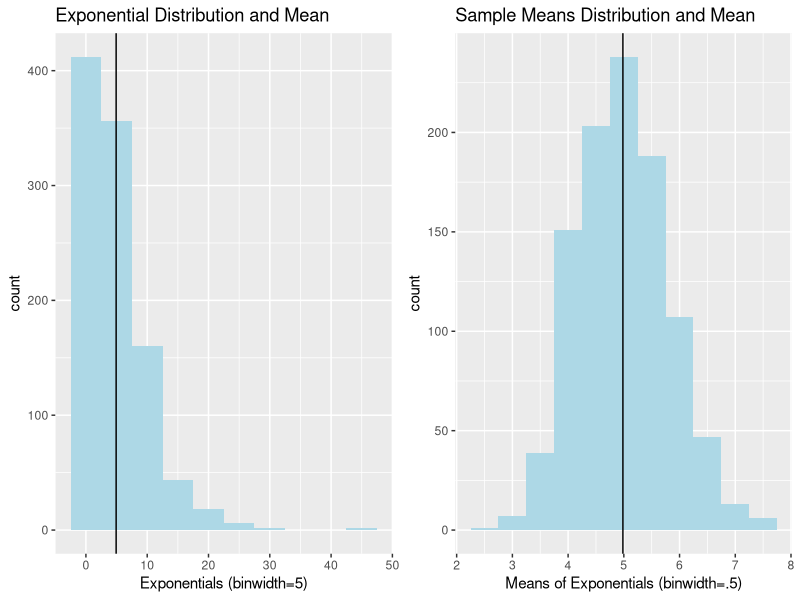
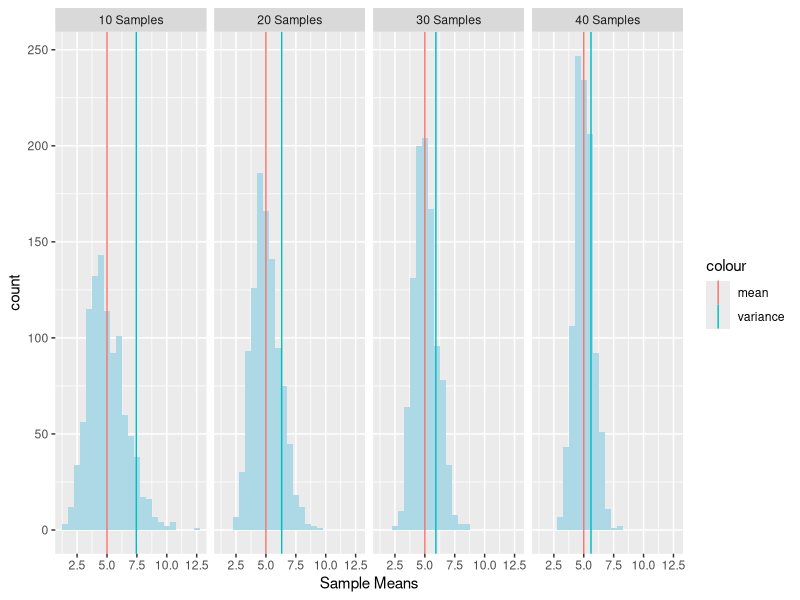
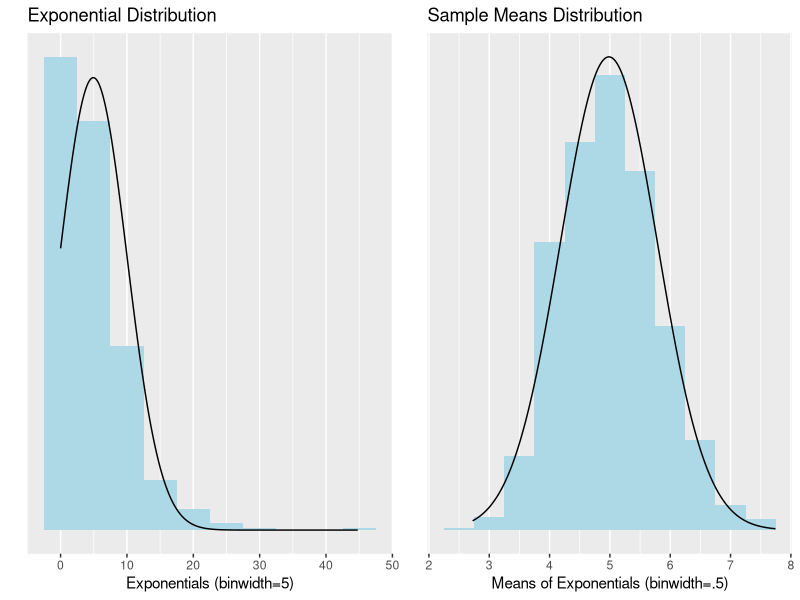

Reproduce these figures in R, in order.
## ---- chunk 1
knitr::opts_chunk$set(echo = TRUE, fig.width=12, fig.height=4)
library(tidyverse)
library(ggplot2)
library(gridExtra)
## ---- chunk 2
pop <- rexp(1000, .2)
## ---- chunk 3
sample.means <- NULL
for(i in 1:1000) sample.means = c(sample.means, mean(rexp(40, .2)))
## ---- chunk 4
cat(paste(" Population (1000) mean = ", mean(pop),"\n",
          "Means of 1000 Samples of 40 = ", mean(sample.means),"\n",
          "Theoretical mean = ", 1/.2))
## ---- chunk 5
p1 <- ggplot(as.data.frame(pop), aes(pop)) + 
  geom_histogram(binwidth = 5, fill="lightblue") +
  xlab("Exponentials (binwidth=5)") +
  ggtitle("Exponential Distribution and Mean") +
  geom_vline(xintercept = mean(pop))

p2 <- ggplot(as.data.frame(sample.means), aes(sample.means)) + 
  geom_histogram(binwidth = .5, fill="lightblue") +
  xlab("Means of Exponentials (binwidth=.5)") +
  ggtitle("Sample Means Distribution and Mean") +
  geom_vline(xintercept = mean(sample.means))

grid.arrange(p1, p2, ncol=2)
## ---- chunk 6
sample.means2 <- NULL
c(for(i in 1:1000) sample.means2 = c(sample.means2, mean(rexp(10, .2))),
  for(i in 1:1000) sample.means2 = c(sample.means2, mean(rexp(20, .2))),
  for(i in 1:1000) sample.means2 = c(sample.means2, mean(rexp(30, .2))),
  for(i in 1:1000) sample.means2 = c(sample.means2, mean(rexp(40, .2))))
## ---- chunk 7
# combine into a data frame for plotting in ggplot2
df.sample.means <- rbind(as.data.frame(cbind(Sample=sample.means2[1:1000], Group="10 Samples")),
                         as.data.frame(cbind(Sample=sample.means2[1001:2000], Group="20 Samples")),
                         as.data.frame(cbind(Sample=sample.means2[2001:3000], Group="30 Samples")),
                         as.data.frame(cbind(Sample=sample.means2[3001:4000], Group="40 Samples")))

df.intercepts <- as.data.frame(cbind(Variance= c(var(sample.means2[1:1000]),
                                                var(sample.means2[1001:2000]),
                                                var(sample.means2[2001:3000]),
                                                var(sample.means2[3001:4000])),
                               Group=c("10 Samples", "20 Samples", "30 Samples", "40 Samples")))

cat(paste(" 10 Samples Variance: ",
      df.intercepts[1,1], "\n",
      "20 Samples Variance: ",
      df.intercepts[2,1], "\n",
      "30 Samples Variance: ",
      df.intercepts[3,1], "\n",
      "40 Samples Variance: ",
      df.intercepts[4,1]))

ggplot(df.sample.means, aes(x=as.numeric(as.character(Sample)))) + 
  geom_histogram(binwidth = .5, fill="lightblue") +
  geom_vline(data = df.intercepts, aes(xintercept = 5+as.numeric(as.character(Variance)), colour="variance")) +
  geom_vline(aes(xintercept = 5, colour="mean")) +
  facet_grid(.~Group) +
  xlab("Sample Means")

## ---- chunk 8
p1 <- ggplot(as.data.frame(pop), aes(pop)) + 
  geom_histogram(binwidth = 5, fill="lightblue", aes(y=..density..)) +
  xlab("Exponentials (binwidth=5)") +
  ggtitle("Exponential Distribution") +
  stat_function(fun = dnorm, n = 1000, args = list(mean = mean(pop), sd = sd(pop))) +
  ylab("") +
  scale_y_continuous(breaks = NULL)

p2 <- ggplot(as.data.frame(sample.means), aes(sample.means)) + 
  geom_histogram(binwidth = .5, fill="lightblue", aes(y=..density..)) +
  xlab("Means of Exponentials (binwidth=.5)") +
  ggtitle("Sample Means Distribution") +
  stat_function(fun = dnorm, n = 1000, args = list(mean = mean(sample.means), sd = sd(sample.means))) +
  ylab("") +
  scale_y_continuous(breaks = NULL)

grid.arrange(p1, p2, ncol=2)

